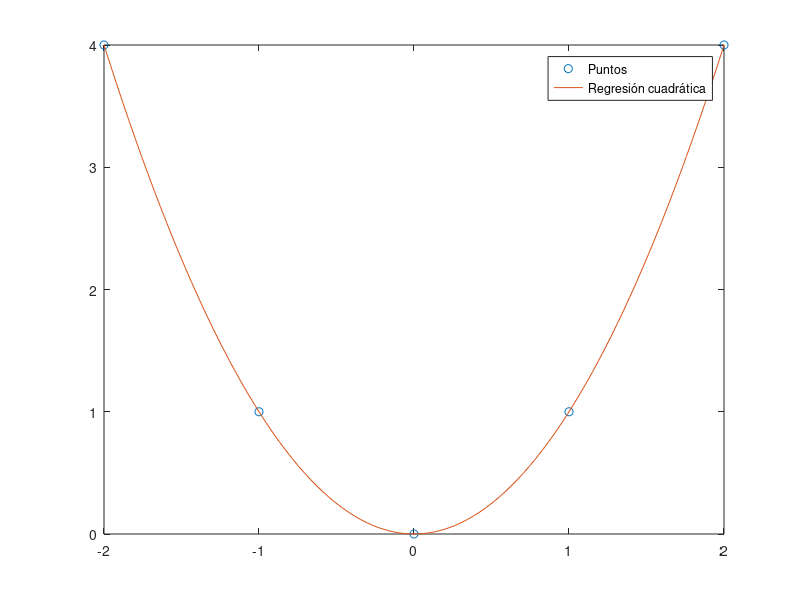

Write MATLAB code to recreate this figure.
% Datos
x = [-2, -1, 0, 1, 2];
y = [4, 1, 0, 1, 4];

% Cálculo de las sumatorias
n = length(x);
sum_x = sum(x);
sum_y = sum(y);
sum_x2 = sum(x.^2);
sum_xy = sum(x.*y);
sum_x3 = sum(x.^3);
sum_x4 = sum(x.^4);
sum_x2y = sum(x.^2.*y);

% Cálculo de los coeficientes de la regresión cuadrática
A = [n, sum_x, sum_x2; sum_x, sum_x2, sum_x3; sum_x2, sum_x3, sum_x4];
B = [sum_y; sum_xy; sum_x2y];
coef = A\B;

% Cálculo de la recta de regresión cuadrática
x_reg = linspace(min(x), max(x), 100);
y_reg = coef(1) + coef(2).*x_reg + coef(3).*x_reg.^2;

% Gráfica de los puntos y la recta de regresión cuadrática
plot(x, y, 'o', x_reg, y_reg);
legend('Puntos', 'Regresión cuadrática');
